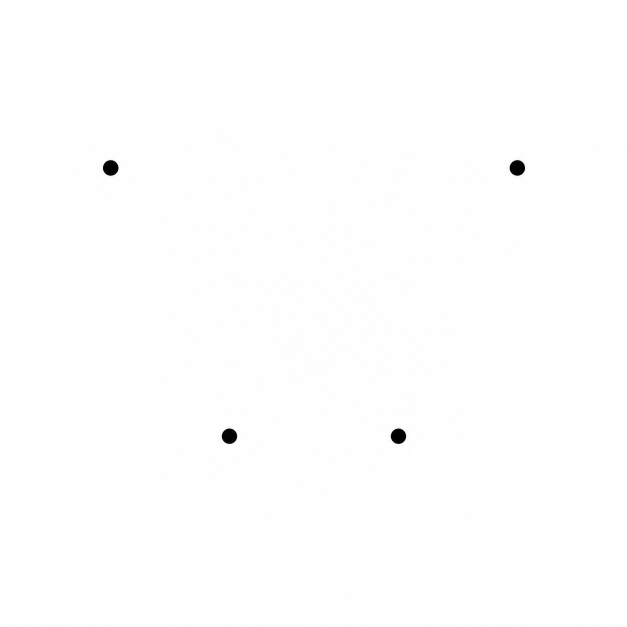
#> input picture dot_angle_detection/four_dots_test.png, 1254 x 1254 px (shown at 1/2 size)
$ python compute_hinge_angle.py
#> lines starting #> are read from the running program, lines starting #| are printed output that depends on the picture; after the words box and inside, x2 and y2 are one past the last pixel; in counts of white or black regions, pixels touching at a corner belong together
#> further down, frame is the input picture: shape (1254, 1254, 3); mean B, G, R 253.7, 253.6, 253.8
### dot_angle_detection/detect_dots.py
import cv2
import numpy as np


def _detect_circular_dots(
    frame,
    polarity: str,
    K=None,
    D=None,
    threshold: int = 80,
    min_area: int = 70,
    max_area: int = 700,
    min_circularity: float = 0.55,
):
    """Shared core for black-on-light and white-on-dark dot detection.

    ``polarity`` is ``"dark"`` (find dark blobs on a light background;
    default for the chopstick black dots) or ``"light"`` (find bright
    blobs on a dark background; default for the chopstick white dots).
    The only thing that differs between the two passes is the
    ``cv2.threshold`` direction.
    """
#> called with polarity = 'dark', threshold = 80, min_area = 70, max_area = 700, min_circularity = 0.55
    if polarity not in ("dark", "light"):
        raise ValueError(f"polarity must be 'dark' or 'light', got {polarity!r}")

    # 1. Undistort
    if K is not None and D is not None:
        frame = cv2.undistort(frame, K, D)

    # 2. Grayscale
    gray = cv2.cvtColor(frame, cv2.COLOR_BGR2GRAY)

    # 3. Slight blur
    gray_blur = cv2.GaussianBlur(gray, (5, 5), 0)

    # 4. Threshold by polarity.
    thresh_type = (
        cv2.THRESH_BINARY_INV if polarity == "dark" else cv2.THRESH_BINARY
    )
    _, mask = cv2.threshold(gray_blur, threshold, 255, thresh_type)
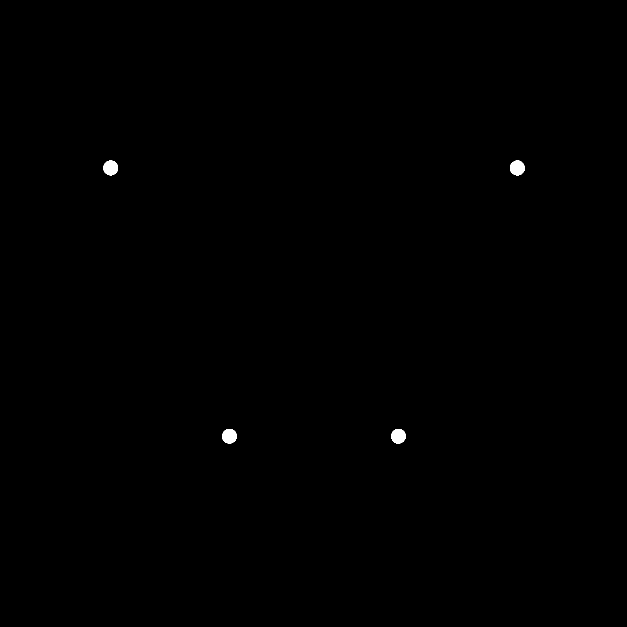
#> mask: shape (1254, 1254) (shown at 1/2 size); 0.17% white; 4 white regions

    # 5. Morphology cleanup
    kernel = np.ones((3, 3), np.uint8)
    mask = cv2.morphologyEx(mask, cv2.MORPH_OPEN, kernel)
    mask = cv2.morphologyEx(mask, cv2.MORPH_CLOSE, kernel)

    # 6. Contours
    contours, _ = cv2.findContours(
        mask,
        cv2.RETR_EXTERNAL,
        cv2.CHAIN_APPROX_SIMPLE,
    )
#> contours = 4 contours; box (x1, y1, x2, y2) and area: (1020, 321, 1049, 351) 652, (207, 321, 236, 351) 651, (444, 858, 474, 887) 641, (782, 858, 812, 887) 638

    detections = []

    for c in contours:
        area = cv2.contourArea(c)
        if area < min_area or area > max_area:
            continue

        perimeter = cv2.arcLength(c, True)
        if perimeter <= 1e-6:
            continue

        circularity = 4.0 * np.pi * area / (perimeter * perimeter)

        if circularity < min_circularity:
            continue

        if len(c) >= 5:
            ellipse = cv2.fitEllipse(c)
            center = np.array(ellipse[0], dtype=float)
            axes = ellipse[1]
            ellipse_angle = ellipse[2]
        else:
            M = cv2.moments(c)
            if abs(M["m00"]) < 1e-9:
                continue
            center = np.array(
                [M["m10"] / M["m00"], M["m01"] / M["m00"]],
                dtype=float,
            )
            axes = None
            ellipse_angle = None

        detections.append({
            "center": center,
            "area": area,
            "circularity": circularity,
            "axes": axes,
            "ellipse_angle": ellipse_angle,
            "contour": c,
            "polarity": polarity,
        })
#> this loop made 4 passes
#> (area, circularity, center, axes, ellipse_angle) on passes 1 to 4: (638, 0.884, [796.4, 872], (28.35, 28.89), 5.33), (641, 0.888, [458.4, 872], (28.53, 28.77), 18.91), (652, 0.903, [1034.2, 335.4], (28.88, 29.06), 155.2), (651, 0.902, [221, 335.4], (28.84, 28.96), 58.48)
#> after the loop, detections = 4 items

    return detections, mask


def detect_black_circular_dots(
    frame,
    K=None,
    D=None,
    threshold: int = 80,
    min_area: int = 70,
    max_area: int = 700,
    min_circularity: float = 0.55,
):
    """Find dark circular dots on a light background (chopstick black dots)."""
    return _detect_circular_dots(
        frame, "dark", K=K, D=D, threshold=threshold,
        min_area=min_area, max_area=max_area, min_circularity=min_circularity,
    )


# [47 lines left out: functions detect_white_circular_dots, draw_detections, not called in this run]


# [23 lines that do not run on import are left out]

### dot_angle_detection/compute_hinge_angle.py
import sys

import cv2
import numpy as np

from detect_dots import detect_black_circular_dots


def compute_hinge_angle(frame):
    detections, _ = detect_black_circular_dots(frame)
#> detections = 4 items
    if len(detections) != 4:
        raise ValueError(f"expected 4 dots, found {len(detections)}")

    centers = np.array([d["center"] for d in detections])
#> centers = [[796.4, 872], [458.4, 872], [1034.2, 335.4], [221, 335.4]]

    mid_x = frame.shape[1] / 2.0
#> mid_x = 627
    left = centers[centers[:, 0] < mid_x]
#> left = [[458.4, 872], [221, 335.4]]
    right = centers[centers[:, 0] >= mid_x]
#> right = [[796.4, 872], [1034.2, 335.4]]
    if len(left) != 2 or len(right) != 2:
        raise ValueError(
            f"split failed: {len(left)} left, {len(right)} right"
        )

    left_top, left_bottom = left[np.argsort(left[:, 1])]
#> left_top = [221, 335.4]; left_bottom = [458.4, 872]
    right_top, right_bottom = right[np.argsort(right[:, 1])]
#> right_top = [1034.2, 335.4]; right_bottom = [796.4, 872]

    a = left_bottom - left_top
#> a = [237.4, 536.6]
    b = right_bottom - right_top
#> b = [-237.8, 536.6]

    cos_theta = np.dot(a, b) / (np.linalg.norm(a) * np.linalg.norm(b))
#> cos_theta = 0.672
    cos_theta = float(np.clip(cos_theta, -1.0, 1.0))

    return np.degrees(np.arccos(cos_theta)), {
        "left_top": left_top,
        "left_bottom": left_bottom,
        "right_top": right_top,
        "right_bottom": right_bottom,
    }


if __name__ == "__main__":
    img_path = sys.argv[1] if len(sys.argv) > 1 else "four_dots_test.png"
    frame = cv2.imread(img_path)
    if frame is None:
        raise SystemExit(f"could not read {img_path}")

    angle, pts = compute_hinge_angle(frame)
#> angle = 47.77; pts = {'left_top': [221, 335.4], 'left_bottom': [458.4, 872], 'right_top': [1034.2, 335.4], 'right_bottom': [796.4, 872]}
    for name, p in pts.items():
        print(f"  {name}: ({p[0]:.2f}, {p[1]:.2f})")
#> this loop made 4 passes
#|   left_top: (220.98, 335.38)
#|   left_bottom: (458.43, 871.96)
#|   right_top: (1034.23, 335.40)
#|   right_bottom: (796.45, 871.96)
    print(f"hinge angle: {angle:.4f} deg")
#| hinge angle: 47.7708 deg
